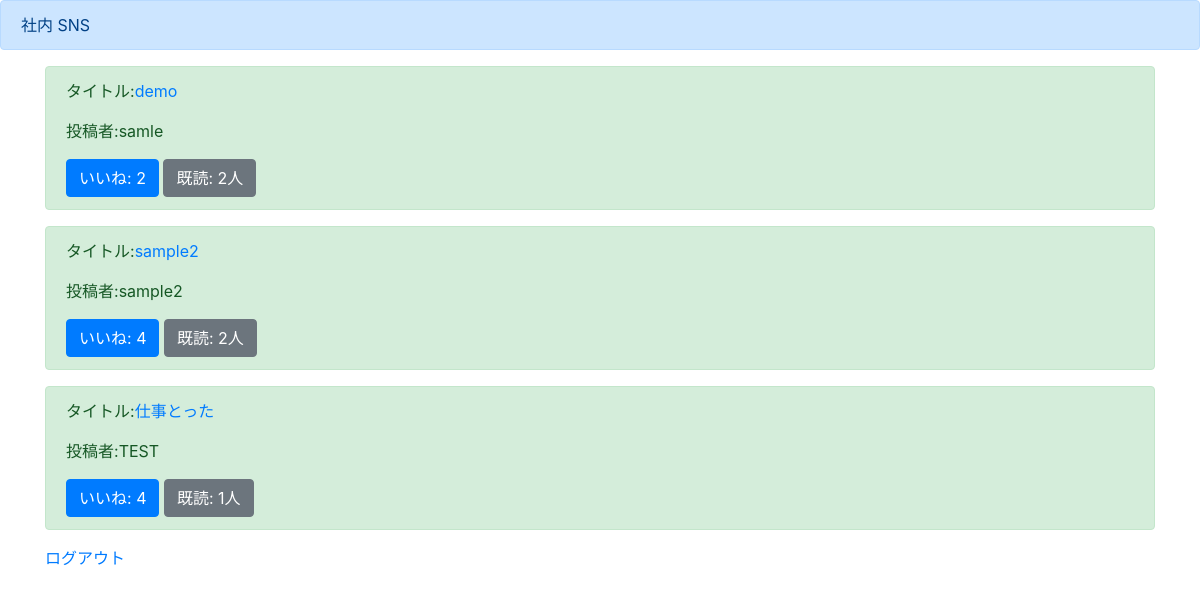
Before: /list/ (signed in) with the older database file.
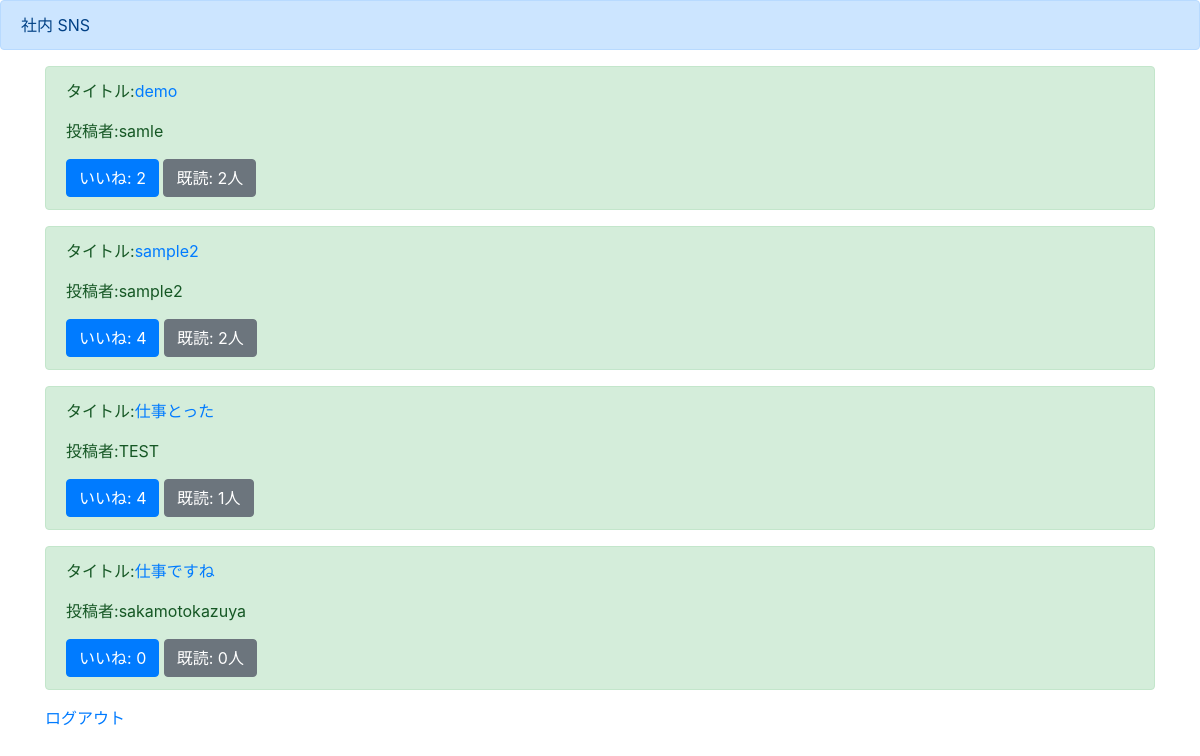
After: the same page with the newer database file.
### boardapp/models.py (models this page shows)
class BoardModel(models.Model):
    title = models.CharField(max_length=100)
    content = models.TextField()
    author = models.CharField(max_length=100)
    images = models.ImageField(upload_to='')
    good = models.IntegerField(null=True, blank=True, default=0)
    read = models.IntegerField(null=True, blank=True, default=0)
    readtext = models.CharField(max_length=200, null=True, blank=True, default='a')

### boardapp/views.py (the view)
# urls.py: path('list/', listfunc, name='list'),
@login_required # login遷移 ショートカットとして、便利な login_required() デコレータを利用できます:
def listfunc(request):
    object_list = BoardModel.objects.all() #object_list
    return render(request, 'list.html', {'object_list':object_list})

### templates/list.html (shortened to what this page needs)
{% extends 'base.html' %}
{% block header %}
<div class="alert alert-primary" role="alert">
    社内 SNS
</div>
{% endblock header %}
{% block content %}
<div class='container'>
    {% for item in object_list %}
    <div class="alert alert-success" role="alert">
        <p>タイトル:<a href="{% url 'detail' item.pk %}">{{item.title}}</a></p>
        <p>投稿者:{{item.author}}</p>
        <a href="#" class="btn btn-primary btn" role="button" aria-pressed="true">いいね: {{item.good}}</a>
        <a href="#" class="btn btn-secondary btn" role="button" aria-pressed="true">既読: {{item.read}}人</a>
    </div>
    {% endfor %}
    <a href="{% url 'logout' %}">ログアウト</a>
</div>
{% endblock content %}

### templates/base.html (shortened to what this page needs)
<!doctype html>
<html lang="ja">
  <head>
    <link rel="stylesheet" href="https://stackpath.bootstrapcdn.com/bootstrap/4.4.1/css/bootstrap.min.css">
  </head>
  <body>
    {% block header %}
    {% endblock header %}
    {% block content %}
    {% endblock content %}
  </body>
</html>

Changed rows visible on the page:
added BoardModel: title "仕事ですね", author "sakamotokazuya", good "0", read "0"
